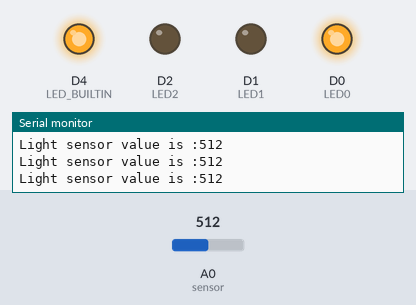
A sketch run on a simulated ESP8266 (NodeMCU). Shown: output pins drawn as LEDs (lit = HIGH, except the on-board LED, lit = LOW), the last lines printed to the serial monitor. Inputs (shaded band) come from the test bench; at power-on: A0 (sensor) = 512.

Above: at 1.3 s.
1.4 s: A0 (sensor) set to 208
3.2 s: A0 (sensor) set to 187
At 5.2 s:
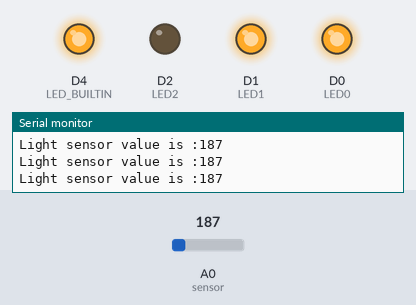
5.5 s: A0 (sensor) set to 158
7.2 s: A0 (sensor) set to 136
At 8.6 s:
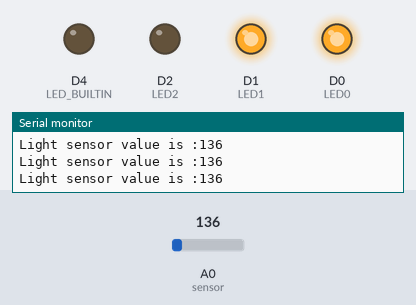
9.5 s: A0 (sensor) set to 109
11.2 s: A0 (sensor) set to 89
At 12.9 s:
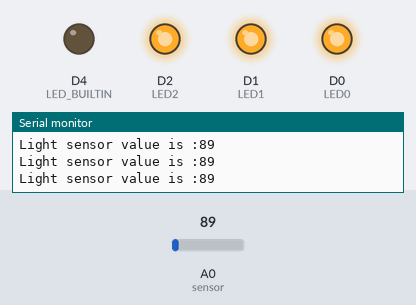
Timing chart, 0 to 14.4 s (numbered marks = the images above; inputs shaded):
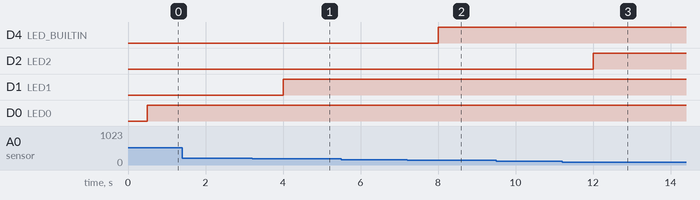

Measured:
- the behaviour switches between 200 and 199 on A0 (sensor) (found by bisection; images 0 and 1)
- the behaviour switches between 151 and 150 on A0 (sensor) (found by bisection; images 1 and 2)
- the behaviour switches between 100 and 99 on A0 (sensor) (found by bisection; images 2 and 3)
- after the input at 3.2 s, D1 (LED1): LOW → HIGH after 0.80 s
- after the input at 7.2 s, D4 (LED_BUILTIN): LOW → HIGH after 0.80 s
- after the input at 11.2 s, D2 (LED2): LOW → HIGH after 0.81 s

The sketch:

hw1_Part1.ino
```cpp
#define sensor A0
#define LED0 D0
#define LED1 D1
#define LED2 D2

int val;

void setup() {
  // put your setup code here, to run once:
   Serial.begin(9600);
   pinMode(LED_BUILTIN,OUTPUT);
   pinMode(LED0,OUTPUT);
   pinMode(LED1,OUTPUT);
   pinMode(LED2,OUTPUT);
}

void loop() {
  // put your main code here, to run repeatedly:

  val=analogRead(sensor);
  Serial.print("Light sensor value is :");
  Serial.print(val);
  Serial.print("\n");
  delay(500);
  if(val>150){
    digitalWrite(LED_BUILTIN, LOW);
  }
  else{
   digitalWrite(LED_BUILTIN, HIGH);
  }
  if(val<100){
    digitalWrite(LED0, HIGH);
    digitalWrite(LED1, HIGH);
    digitalWrite(LED2, HIGH);
  }
  else if(val<200){
    digitalWrite(LED0, HIGH);
    digitalWrite(LED1, HIGH);
    digitalWrite(LED2, LOW);
  }
  else{
    digitalWrite(LED0, HIGH);
    digitalWrite(LED1, LOW);
    digitalWrite(LED2, LOW);
  }
 }
```
